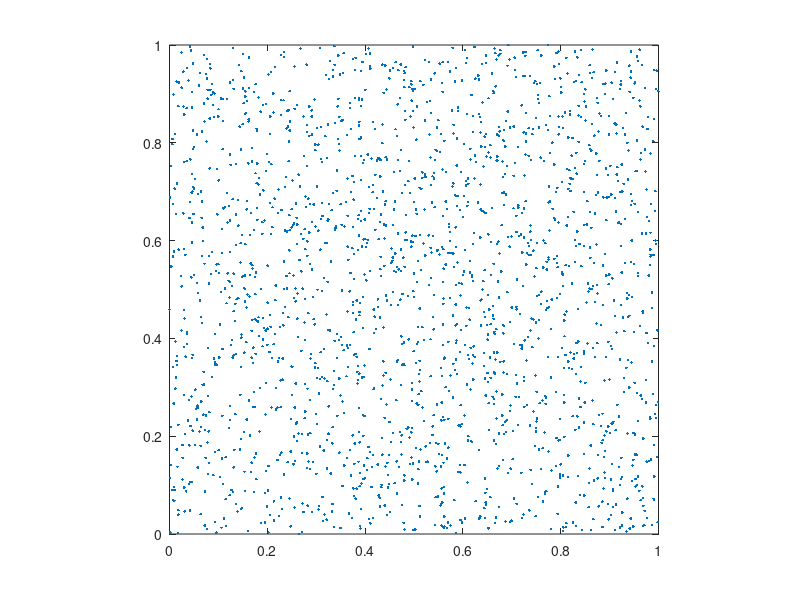

Write MATLAB code to recreate this figure. (Note: this script raises an error after producing the figure.)
%% Basic Settings.
clear;
close all;
warning off;

p = 5;

min_points = 256;
tol_hss = 1e-5;

tol_cg = 1e-12;
maxit_cg = 20;

%% Generate points x and omega.
n = 2^p;
nx = n;
ny = n;
N = nx * ny;
M = 2 * N;

xy = rand(M, 2);

fprintf("M: %d, N: %d\n", M, N);

figure();
plot(xy(:, 1), xy(:, 2), "Marker", ".", "LineStyle", "none");
axis equal;
xlim([0, 1]);
ylim([0, 1]);

%% NUDFT2_Matrix.
% A = NUDFT2_2D_Matrix(x, nx, ny);
% kappa_A = cond(A);
% fprintf("cond(A): %.1e\n", kappa_A);

%% NUDFT2.
P = phantom('Modified Shepp-Logan', n);
c_ex = reshape(P, N, []);
f_ex = MY_NUFFT2_2D(c_ex, xy, nx, ny);

run_INUDFT2_2D(...
    xy, n, ...
    min_points, tol_hss, ...
    tol_cg, maxit_cg, ...
    c_ex, f_ex);
